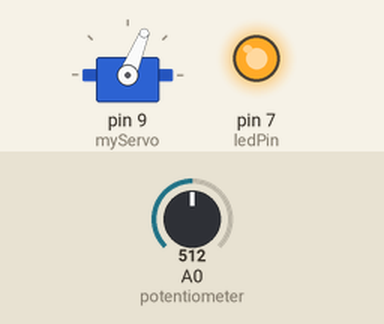
This sketch was run on a simulated Arduino Uno, built with avr-gcc and run on an emulated ATmega328P. On the bench: servo, output pins drawn as LEDs (lit = HIGH). The test bench sets the inputs (shaded band); at power-on: A0 (potentiometer) = 512.

Above: at 1.2 s.
1.3 s: A0 (potentiometer) set to 400
2.8 s: A0 (potentiometer) set to 380
At 3.1 s:
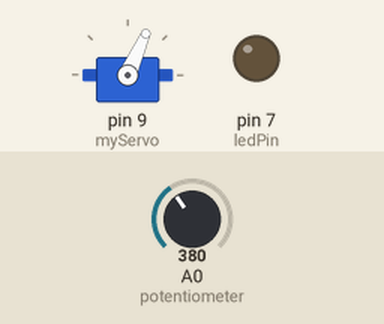
4.3 s: A0 (potentiometer) set to 306
At 5.2 s:
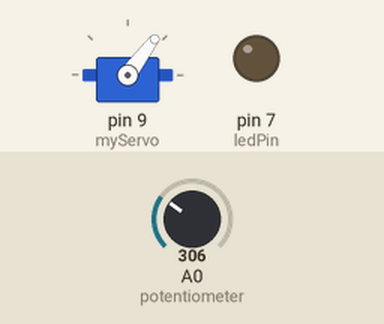
5.8 s: A0 (potentiometer) set to 122
At 6.6 s:
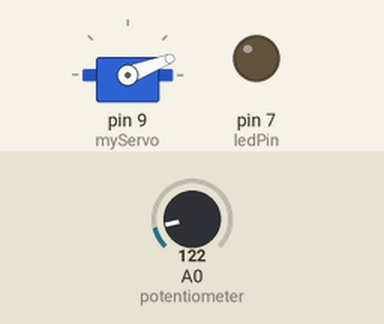
7.3 s: A0 (potentiometer) set to 58
At 8.5 s:
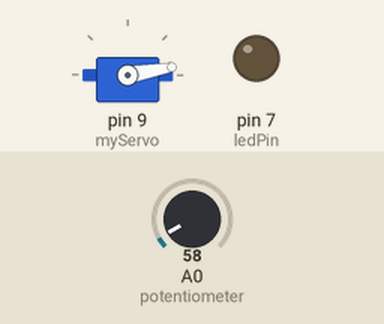
8.8 s: A0 (potentiometer) set to 511
At 10.1 s:
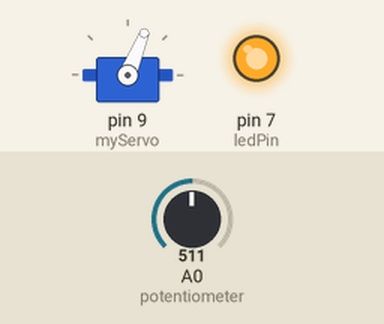
Timing chart, 0 to 11.3 s (numbered marks = the images above; inputs shaded):
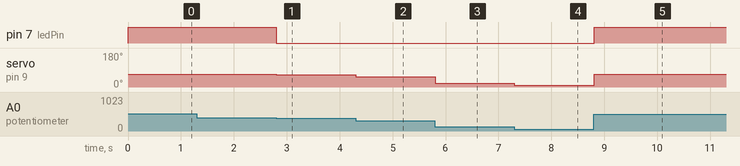

Measured:
- the behaviour switches between 393 and 392 on A0 (potentiometer) (found by bisection; images 0 and 1)
- after the input at 1.3 s, every drawn part: stays the same
- after the input at 2.8 s, pin 7 (ledPin): HIGH → LOW at once; servo on pin 9 (myServo): 68° → 66° at once
- after the input at 4.3 s, servo on pin 9 (myServo): 66° → 53° at once
- after the input at 5.8 s, servo on pin 9 (myServo): 53° → 21° at once
- after the input at 7.3 s, servo on pin 9 (myServo): 21° → 10° at once
- after the input at 8.8 s, pin 7 (ledPin): LOW → HIGH at once; servo on pin 9 (myServo): 10° → 68° at once

The sketch:

servo_control.ino
```cpp
#include <Servo.h>

Servo myServo;
int potentiometer = A0;
int ledPin = 7;

void setup() {
  myServo.attach(9);
  pinMode(ledPin, OUTPUT);
}

void loop() {
  int value = analogRead(potentiometer);
  int angle = map(value, 0, 1023, 0, 180);

  if (angle > 68) {
    myServo.write(68);
    digitalWrite(ledPin, HIGH);
  } else {
    myServo.write(angle);
    digitalWrite(ledPin, LOW);
  }

  delay(10);
}
```
